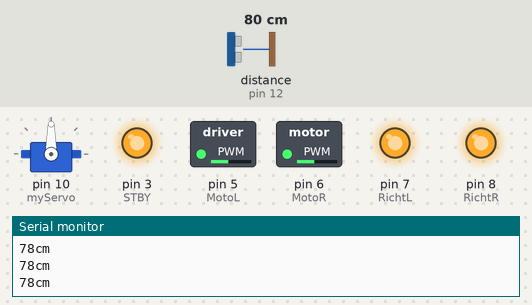
The sketch below on a simulated Arduino Uno, built with avr-gcc and run on an emulated ATmega328P. Parts: servo, switched loads named in the sketch (green lamp = pin HIGH), output pins drawn as LEDs (lit = HIGH), the last lines printed to the serial monitor. Wiring (inferred from the names in the program): ultrasonic range finder: trigger pin 13; echo pin 12. Dashed ring = blinking. The inputs (shaded band) are chosen by the test bench; at power-on: distance to the obstacle (sensor on pin 12) 80 cm. The echo pulse lasts 58.3 µs per cm; pins used as bus, display or sensor lines are not drawn.

Above: at 1.2 s.
1.3 s: distance to the obstacle (sensor on pin 12) set to 40 cm
At 2.6 s:
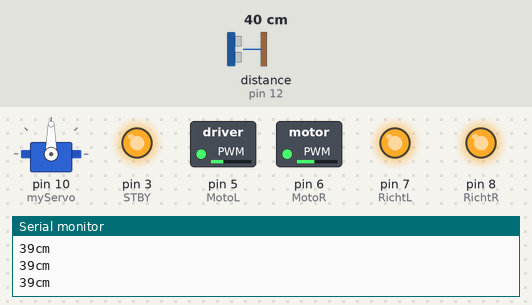
2.9 s: distance to the obstacle (sensor on pin 12) set to 33 cm
At 4.2 s:
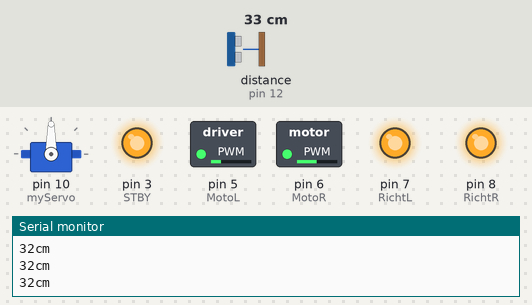
4.5 s: distance to the obstacle (sensor on pin 12) set to 2 cm
At 6.01 s:
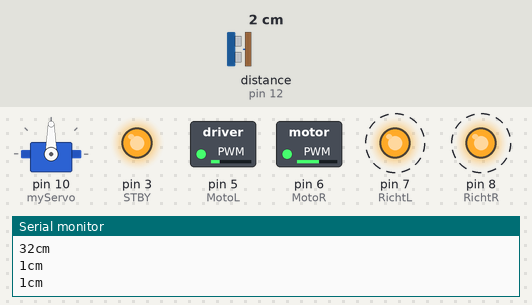
7.5 s: distance to the obstacle (sensor on pin 12) set to 18 cm
At 9.6 s:
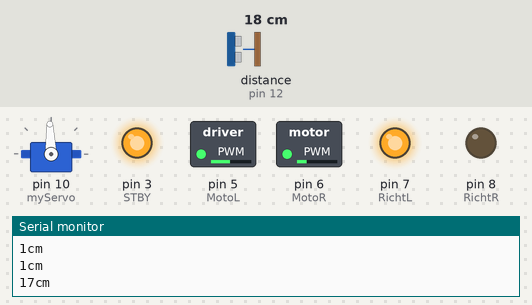
10.5 s: distance to the obstacle (sensor on pin 12) set to 4 cm
At 11.8 s:
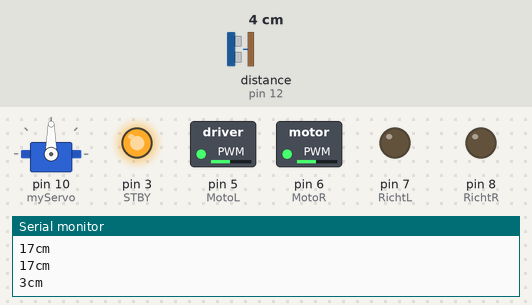
13.5 s: distance to the obstacle (sensor on pin 12) set to 35 cm
At 13.86 s:
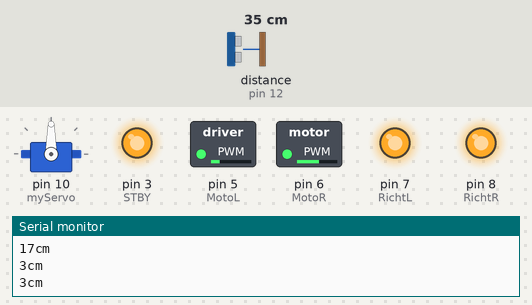
Timing chart, 0 to 16.4 s (numbered marks = the images above; inputs shaded):
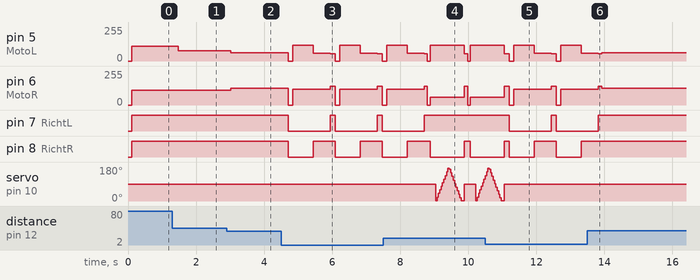

The sketch:

ElegoooOAcode.ino
```cpp
#include <Servo.h>

const int MotoL=5;
const int MotoR=6;
const int RichtL=7;
const int RichtR=8;
const int STBY=3;
const int trig=13;
const int echo=12;


Servo myServo;

void setup() {
  // put your setup code here, to run once:
pinMode(MotoL, OUTPUT);
pinMode(MotoR, OUTPUT);
pinMode(RichtL, OUTPUT);
pinMode(RichtR, OUTPUT);
pinMode(STBY, OUTPUT);
pinMode(trig, OUTPUT);
pinMode(echo, INPUT);
pinMode(A0, INPUT);
pinMode(A1, INPUT);
pinMode(A2, INPUT);

digitalWrite(STBY, HIGH);
myServo.attach(10);
myServo.write(90);
Serial.begin(9600);
}


long ultraschall(){
digitalWrite(trig, LOW);
delayMicroseconds(2);
digitalWrite(trig, HIGH);
delayMicroseconds(10);
digitalWrite(trig, LOW);

long duration=pulseIn(echo, HIGH);
long distance=duration*0.034/2;
return distance;

}


void loop() {
  // put your main code here, to run repeatedly:
long messen=ultraschall();
delay(50);
Serial.print(messen);
Serial.println("cm");
delay(50);
if(messen>23){
  digitalWrite(RichtL, HIGH);
digitalWrite(RichtR, HIGH);
analogWrite(MotoL, 110);
analogWrite(MotoR, 110);

}if(messen<23&&messen<15){
  delay(50);

   digitalWrite(RichtL, LOW);
   digitalWrite(RichtR, LOW);
   analogWrite(MotoL, 0);
   analogWrite(MotoR, 0);
   delay(130);
   analogWrite(MotoL, 120);
   analogWrite(MotoR, 120);
delay(600);
digitalWrite(RichtL, LOW);
   digitalWrite(RichtR, HIGH);
   analogWrite(MotoL, 60);
   analogWrite(MotoR, 120);
  delay(500);

}if(messen<23&&messen>15){
  analogWrite(MotoL, 0);
  analogWrite(MotoR, 0);
  delay(80);
  digitalWrite(RichtL, HIGH);
   digitalWrite(RichtR, LOW);
   analogWrite(MotoL, 120);
   analogWrite(MotoR, 60);
  delay(160);
    for(int drehen=0; drehen<180; drehen+=1){

    myServo.write(drehen);
    delayMicroseconds(2000);

  }for(int drehen=180; drehen>0; drehen-=1){

    myServo.write(drehen);
    delayMicroseconds(2000);


  }delay(90);
  myServo.write(90);
}


if(messen<56){
  digitalWrite(RichtL, HIGH);
  digitalWrite(RichtR, HIGH);
  analogWrite(MotoL, 77);
  analogWrite(MotoR, 110);
}if(messen<36){
  digitalWrite(RichtL, HIGH);
  digitalWrite(RichtR, HIGH);
  analogWrite(MotoL, 63);
  analogWrite(MotoR, 125);
}if(messen<27){
  digitalWrite(RichtL, HIGH);
  digitalWrite(RichtR, HIGH);
  analogWrite(MotoL, 54);
  analogWrite(MotoR, 140);
}
}
```

Measured:
- after the input at 1.3 s, pin 5 (MotoL): 110/255 → 77/255 after 0.17 s
- after the input at 2.9 s, pin 5 (MotoL): 77/255 → 63/255 after 0.12 s; pin 6 (MotoR): 110/255 → 125/255 after 0.12 s
- after the input at 4.5 s, pin 5 (MotoL): 63/255 → 0/255 after 0.21 s, → 120/255 0.13 s later, → 60/255 0.60 s later, → 54/255 0.50 s later, … (9 changes in this stretch); pin 6 (MotoR): 125/255 → 0/255 after 0.21 s, → 120/255 0.13 s later, → 140/255 1.1 s later, → 0/255 0.15 s later, … (7 changes in this stretch)
- after the input at 7.5 s, pin 7 (RichtL): goes on until 8.7 s, then stays HIGH
- after the input at 10.5 s, pin 7 (RichtL): HIGH → LOW after 0.71 s, → HIGH 1.2 s later, → LOW 0.15 s later; servo on pin 10 (myServo): goes on until 11.1 s, then stays 90°
- after the input at 13.5 s, pin 7 (RichtL): goes on until 13.8 s, then stays HIGH; pin 8 (RichtR): stops changing and stays HIGH
